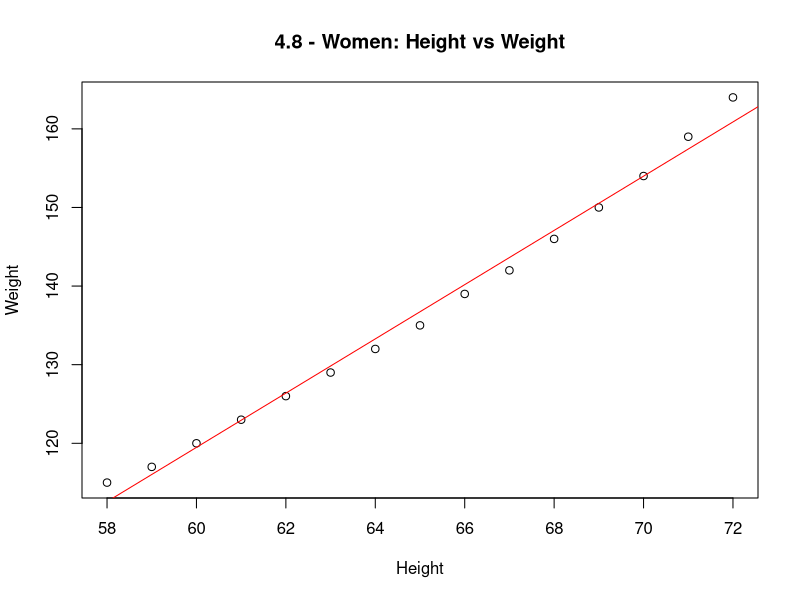

This figure's R source:
## Q 4.8
attach(women)
summary(women)

plot(height, weight,
     main="4.8 - Women: Height vs Weight",
     xlab="Height",
     ylab="Weight")
abline(lm(weight ~ height), col="red")
dev.off()

detach(women)
